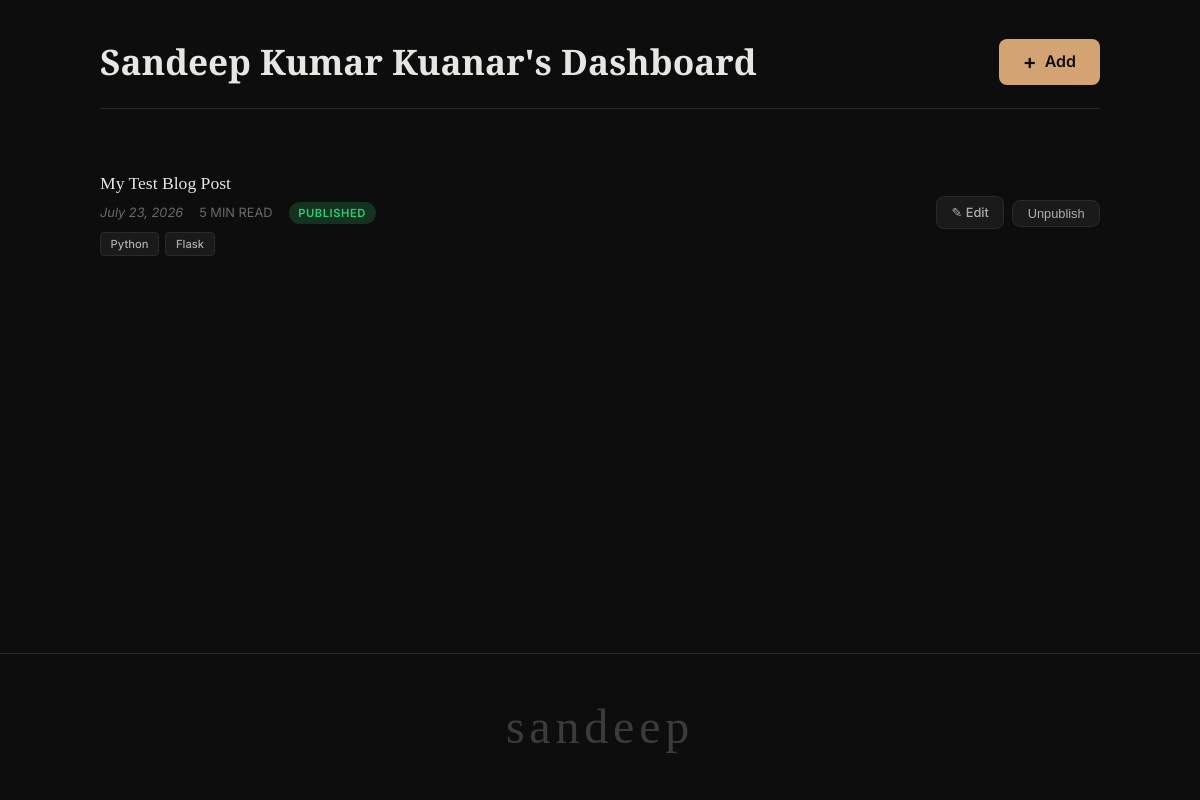
The page /dashboard (signed in) on the database its author committed.
### app/models.py (models this page shows, shortened)
class User(db.Model, UserMixin):
    id = db.Column(db.Integer, primary_key=True)
    username = db.Column(db.String(30), unique=True, nullable=False)
    email = db.Column(db.String(120), unique=True, nullable=False)
    image_file = db.Column(db.String(300), nullable=False, default="default.jpg")
    password = db.Column(db.String(60), nullable=False)
    is_admin = db.Column(db.Boolean, default=False, nullable=False)
    posts = db.relationship("Post", backref="author", lazy=True)

class Post(db.Model):
    id = db.Column(db.Integer, primary_key=True)
    user_id = db.Column(db.Integer, db.ForeignKey("user.id"), nullable=False)
    title = db.Column(db.String(300), nullable=False)
    date_posted = db.Column(db.DateTime, nullable=False, default=datetime.utcnow)
    image_file = db.Column(
        db.String(300), nullable=False, default="default.jpg"
    )  # cover image
    content = db.Column(db.Text, nullable=False)  # rendered HTML
    content_raw = db.Column(db.Text, nullable=False)  # raw Markdown
    read_time = db.Column(db.Integer, nullable=False, default=5)  # in minutes
    tags = db.relationship(
        "Tag",
        secondary=post_tags,
        backref=db.backref("posts", lazy="dynamic"),
        lazy=True,
    )
    published = db.Column(db.Boolean, default=True, nullable=False)

class Tag(db.Model):
    id = db.Column(db.Integer, primary_key=True)
    name = db.Column(db.String(50), unique=True, nullable=False)

### app/routes.py (the view)
@app.route("/dashboard")
@login_required
def account():
    posts = (
        Post.query.filter_by(user_id=current_user.id)
        .order_by(Post.date_posted.desc())
        .all()
    )
    return render_template("dashboard.html", title="Accounts", posts=posts)

### app/models.py (called while the page is built)
@login_manager.user_loader
def load_user(user_id):
    return User.query.get(int(user_id))

### app/templates/dashboard.html
{% extends "layout.html" %}
{% block content %}
<div class="dashboard-container">
  <div class="dashboard-header">
    <h1 class="dashboard-title">{{ current_user.username }}'s Dashboard</h1>
    <a href="{{ url_for('new_post') }}" class="btn btn-primary btn-add">
      <span class="add-icon">+</span> Add
    </a>
  </div>
  <div class="dashboard-posts">
    {% if posts %}
      {% for post in posts %}
      <article class="dashboard-post">
        <div class="post-info">
          <h2 class="post-title">
            <a href="{{ url_for('post_detail', post_id=post.id) }}">{{ post.title }}</a>
          </h2>
          <div class="post-meta">
            <span class="post-date">{{ post.date_posted.strftime('%B %d, %Y') }}</span>
            <span class="post-read-time">{{ post.read_time }} MIN READ</span>
            <span class="post-status {% if post.published %}status-published{% else %}status-draft{% endif %}">
              {{ 'Published' if post.published else 'Draft' }}
            </span>
          </div>
          {% if post.tags %}
          <div class="post-tags">
            {% for tag in post.tags %}
              <span class="tag-badge">{{ tag.name }}</span>
            {% endfor %}
          </div>
          {% endif %}
        </div>
        <div class="post-actions">
          <a href="{{ url_for('edit_post', post_id=post.id) }}" class="btn-action btn-edit">✎ Edit</a>
          <form method="POST" action="{{ url_for('toggle_publish', post_id=post.id) }}" style="display: inline;">
            <button type="submit" class="btn-action btn-unpublish">
              {{ 'Unpublish' if post.published else 'Publish' }}
            </button>
          </form>
        </div>
      </article>
      {% endfor %}
    {% else %}
      <p class="no-posts">No posts yet. Click <strong>+ Add</strong> to create your first post!</p>
    {% endif %}
  </div>
</div>
{% endblock %}

### app/static/style.css (style rules this page uses)
*, *::before, *::after { margin: 0; padding: 0; box-sizing: border-box; }
:root { --bg-primary: #0d0d0d; --bg-secondary: #1a1a1a; --bg-card: #1e1e1e; --text-primary: #e8e6e3; --text-secondary: #b0aea9; --text-muted: #6b6966; --accent: #d4a373; --accent-hover: #e8c9a0; --border: #2a2a2a; --font-sans: 'Inter', -apple-system, BlinkMacSystemFont, sans-serif; --font-serif: 'Playfair Display', Georgia, serif; --radius: 8px; --max-width: 1200px; --transition: 0.25s ease; }
html { scroll-behavior: smooth; }
body { font-family: var(--font-sans); background-color: var(--bg-primary); color: var(--text-primary); line-height: 1.7; -webkit-font-smoothing: antialiased; -moz-osx-font-smoothing: grayscale; }
a { color: var(--accent); text-decoration: underline; text-underline-offset: 3px; text-decoration-thickness: 1.5px; transition: color var(--transition), text-decoration-color var(--transition); }
.post-title { font-size: 1.5rem; font-family: var(--font-serif); font-weight: 500; margin-bottom: 0.2rem; }
.post-title a { color: var(--text-primary); text-decoration: none; }
.post-meta { font-size: 0.85rem; color: var(--text-muted); display: flex; gap: 1rem; flex-wrap: wrap; }
.post-date { font-style: italic; }
.btn { display: inline-block; padding: 0.7rem 2rem; font-size: 0.95rem; font-weight: 600; font-family: var(--font-sans); border: none; border-radius: var(--radius); cursor: pointer; transition: background-color var(--transition), transform 0.15s ease; text-align: center; }
.btn-primary { background-color: var(--accent); color: var(--bg-primary); }
.post-meta { display: flex; gap: 1.5rem; font-size: 0.85rem; color: var(--text-muted); margin-bottom: 0.5rem; }
html, body { height: 100%; margin: 0; }
body { display: flex; flex-direction: column; min-height: 100vh; }
.dashboard-container { max-width: 1000px; margin: 0 auto; padding: 2rem 0; }
.dashboard-header { display: flex; justify-content: space-between; align-items: center; margin-bottom: 2.5rem; padding-bottom: 1rem; border-bottom: 1px solid var(--border); }
.dashboard-title { font-family: var(--font-serif); font-size: 2.2rem; font-weight: 600; color: var(--text-primary); }
.btn-add { display: flex; align-items: center; gap: 0.5rem; padding: 0.6rem 1.5rem; font-size: 1rem; font-weight: 600; background-color: var(--accent); color: var(--bg-primary); border: none; border-radius: var(--radius); text-decoration: none; transition: background-color var(--transition), transform 0.15s ease; }
.add-icon { font-size: 1.3rem; line-height: 1; }
.dashboard-post { display: flex; justify-content: space-between; align-items: center; padding: 1.25rem 0; border-bottom: 1px solid var(--border); gap: 1rem; flex-wrap: wrap; }
.dashboard-post:last-child { border-bottom: none; }
.post-info { flex: 1; min-width: 200px; }
.post-info .post-title { font-size: 1.1rem; font-weight: 500; margin-bottom: 0.2rem; }
.post-info .post-title a { color: var(--text-primary); text-decoration: none; transition: color var(--transition); }
.post-info .post-meta { display: flex; gap: 1rem; flex-wrap: wrap; font-size: 0.8rem; color: var(--text-muted); }
.post-status { display: inline-block; padding: 0.1rem 0.6rem; border-radius: 12px; font-size: 0.7rem; font-weight: 600; text-transform: uppercase; letter-spacing: 0.05em; }
.status-published { background: rgba(46, 204, 113, 0.2); color: #2ecc71; }
.post-tags { display: flex; gap: 0.4rem; flex-wrap: wrap; margin-top: 0.3rem; }
.tag-badge { display: inline-block; padding: 0.1rem 0.6rem; font-size: 0.7rem; font-weight: 500; background: var(--bg-secondary); border: 1px solid var(--border); border-radius: 4px; color: var(--text-secondary); }
.post-actions { display: flex; gap: 0.5rem; align-items: center; flex-wrap: wrap; }
.btn-action { padding: 0.3rem 0.9rem; font-size: 0.8rem; font-weight: 500; background: var(--bg-secondary); border: 1px solid var(--border); border-radius: var(--radius); color: var(--text-secondary); text-decoration: none; cursor: pointer; transition: background var(--transition), color var(--transition); }

### rows shown on the page
User: username "Sandeep Kumar Kuanar"
Post: title "My Test Blog Post", date_posted "July 23, 2026", read_time "5", published "PUBLISHED", published "Unpublish"
Tag: name "Python"
Tag: name "Flask"
